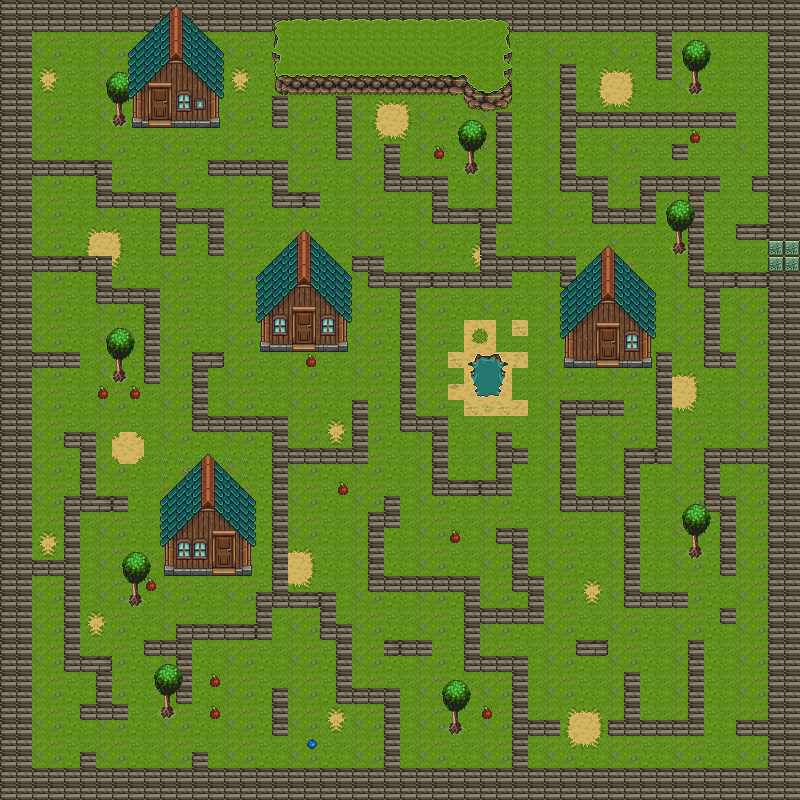

The image is a tile-based game level rendered from a .tmx file. Its description and source (layers, tilesets, objects; grid data summarised) follow:
An orthogonal 50x50 tile map with 16x16 px tiles, 10 tile layers (background, wall, walltown, form, ...), 3 tilesets and 147 objects (123x collision, 2x titanu_path6, player, out, titan_path1, ...).

<map version="1.5" tiledversion="1.7.2" orientation="orthogonal" renderorder="right-down" width="50" height="50" tilewidth="16" tileheight="16" infinite="0" nextlayerid="16" nextobjectid="168">
 <tileset firstgid="1" source="decor.tsx" />
 <tileset firstgid="1241" source="back.tsx" />
 <tileset firstgid="2481" source="decorset-bg.tsx" />
 <layer id="1" name="background" width="50" height="50">
  <data>[2500 cells, 2500 non-empty, 47 distinct tile ids]</data>
 </layer>
 <layer id="2" name="wall" width="50" height="50">
  <data>[2500 cells, 380 non-empty, 1 distinct tile ids]</data>
 </layer>
 <layer id="5" name="walltown" width="50" height="50">
  <data>[2500 cells, 372 non-empty, 4 distinct tile ids]</data>
 </layer>
 <layer id="10" name="form" width="50" height="50">
  <data>[2500 cells, 78 non-empty, 23 distinct tile ids]</data>
 </layer>
 <layer id="9" name="tree" width="50" height="50">
  <data>[2500 cells, 51 non-empty, 7 distinct tile ids]</data>
 </layer>
 <layer id="6" name="win" width="50" height="50">
  <data>[2500 cells, 5 non-empty, 2 distinct tile ids]</data>
 </layer>
 <layer id="13" name="special" width="50" height="50">
  <data>[2500 cells, 3 non-empty, 2 distinct tile ids]</data>
 </layer>
 <layer id="8" name="house" width="50" height="50">
  <data>[2500 cells, 96 non-empty, 21 distinct tile ids]</data>
 </layer>
 <layer id="11" name="wind house" width="50" height="50">
  <data>[2500 cells, 38 non-empty, 10 distinct tile ids]</data>
 </layer>
 <layer id="14" name="top_house_tree" width="50" height="50">
  <data>[2500 cells, 189 non-empty, 38 distinct tile ids]</data>
 </layer>
 <objectgroup id="12" name="Objects">
  <object id="1" name="player" x="34" y="522.667">
   <point />
  </object>
  <object id="3" type="collision" x="-0.666667" y="0.666667" width="800.667" height="31.3333" />
  <object id="5" type="collision" x="769" y="28.3333" width="31.6667" height="210.667" />
  <object id="6" type="out" x="769.25" y="239.667" width="15.0833" height="33" />
  <object id="7" type="collision" x="768.333" y="271.667" width="32.3333" height="528.667" />
  <object id="8" type="collision" x="-0.333333" y="28.6667" width="32.3333" height="771" />
  <object id="9" type="collision" x="29.3333" y="767.667" width="741.333" height="32" />
  <object id="12" type="collision" x="32.25" y="351.75">
   <polygon points="0,0 47.75,0 47.5,16 0,15.75" />
  </object>
  <object id="14" type="collision" x="80" y="752.25" width="16.25" height="16.5" />
  <object id="15" type="collision" x="192.25" y="752.5" width="16.25" height="17.25" />
  <object id="17" type="collision" x="271.75" y="95.75" width="16.75" height="32.25" />
  <object id="19" type="collision" x="271.333" y="688.667" width="17" height="47" />
  <object id="20" type="collision" x="383.333" y="640.333" width="49.3333" height="15.3333" />
  <object id="21" type="collision" x="575.333" y="640.333" width="32.6667" height="15.3333" />
  <object id="22" type="collision" x="720.042" y="607.333" width="16.2917" height="16.6667" />
  <object id="23" type="collision" x="735.667" y="719.333" width="34.3333" height="17.3333" />
  <object id="24" type="collision" x="750.667" y="175.333" width="21.3333" height="17" />
  <object id="25" type="collision" x="671.333" y="144.333" width="17.3333" height="16.6667" />
  <object id="27" type="collision" x="655.333" y="32.6667" width="18.3333" height="47.6667" />
  <object id="29" type="collision" x="735.333" y="224" width="35.3333" height="15.3333" />
  <object id="37" type="collision" x="63.8182" y="432" width="32.3636" height="15.8182" />
  <object id="38" type="collision" x="79.4545" y="448.545" width="16.5455" height="61.6364" />
  <object id="39" type="collision" x="64" y="496.182" width="63.8182" height="16.1818" />
  <object id="40" type="collision" x="64.1818" y="511.273" width="16" height="160.182" />
  <object id="41" type="collision" x="29.2727" y="559.818" width="39.2727" height="16.1818" />
  <object id="42" type="collision" x="79.0909" y="655.818" width="32.9091" height="16" />
  <object id="43" type="collision" x="79.4545" y="704.182" width="48.9091" height="15.6364" />
  <object id="44" type="collision" x="95.6364" y="665.636" width="16.5455" height="42.7273" />
  <object id="45" type="collision" x="28.3333" y="255" width="84" height="17.3333" />
  <object id="46" type="collision" x="95.6667" y="273.667" width="17.3333" height="30.3333" />
  <object id="48" type="collision" x="96" y="287" width="64.6667" height="17.3333" />
  <object id="49" type="collision" x="144" y="302" width="15.3333" height="81" />
  <object id="50" type="collision" x="29.25" y="159.25" width="83.5" height="16.5" />
  <object id="51" type="collision" x="95.75" y="173.75" width="17.25" height="33.75" />
  <object id="52" type="collision" x="106" y="192.25" width="70" height="16.25" />
  <object id="53" type="collision" x="159.75" y="208.75" width="64.5" height="16" />
  <object id="54" type="collision" x="160" y="221.5" width="16.5" height="34.75" />
  <object id="55" type="collision" x="207.5" y="222.25" width="17.25" height="33.75" />
  <object id="56" type="collision" x="208" y="159.333" width="80.6667" height="17.3333" />
  <object id="57" type="collision" x="272.333" y="176.667" width="16" height="31.3333" />
  <object id="58" type="collision" x="285" y="192.667" width="34.6667" height="15.3333" />
  <object id="59" type="collision" x="335.939" y="95.3333" width="16.3939" height="64.3333" />
  <object id="61" type="collision" x="384.333" y="144.292" width="16.3333" height="47.375" />
  <object id="62" type="collision" x="400.333" y="175.848" width="47.7879" height="16.0606" />
  <object id="63" type="collision" x="431.727" y="191.667" width="16.2727" height="32.3333" />
  <object id="64" type="collision" x="448" y="208" width="48" height="16.4545" />
  <object id="65" type="collision" x="479.818" y="223.636" width="16.1818" height="48.1818" />
  <object id="66" type="collision" x="560.102" y="255.455" width="16.2614" height="32.1818" />
  <object id="67" type="collision" x="493.455" y="256.182" width="82.3636" height="16.1818" />
  <object id="68" type="collision" x="367.455" y="271.636" width="144" height="16" />
  <object id="69" type="collision" x="351.818" y="255.818" width="32.1818" height="16.1818" />
  <object id="70" type="collision" x="399.667" y="287" width="16.4545" height="130" />
  <object id="71" type="collision" x="191.667" y="352" width="32" height="16.625" />
  <object id="72" type="collision" x="191.667" y="367.333" width="17" height="65" />
  <object id="73" type="collision" x="207" y="415.333" width="81.3333" height="16.9583" />
  <object id="74" type="collision" x="351.333" y="399.667" width="16.3333" height="64" />
  <object id="75" type="collision" x="400.333" y="416" width="47.6061" height="16" />
  <object id="76" type="collision" x="288.333" y="448" width="62.3333" height="15.9394" />
  <object id="77" type="collision" x="272.091" y="432.333" width="16.2424" height="175.792" />
  <object id="78" type="collision" x="255.333" y="592" width="17" height="48.6667" />
  <object id="79" type="collision" x="288.333" y="592.333" width="32.6667" height="15.875" />
  <object id="80" type="collision" x="175.333" y="624.333" width="81.3333" height="15.6061" />
  <object id="81" type="collision" x="143" y="639.333" width="49.6667" height="17.6667" />
  <object id="82" type="collision" x="176" y="658" width="16.3333" height="45.6667" />
  <object id="84" type="collision" x="431.333" y="432.333" width="16.6667" height="63.3333" />
  </objectgroup>
 <objectgroup id="15" name="Movements" visible="0">
  <!-- 22 objects omitted --></objectgroup>
</map>
<!-- 82 of 147 objects omitted -->